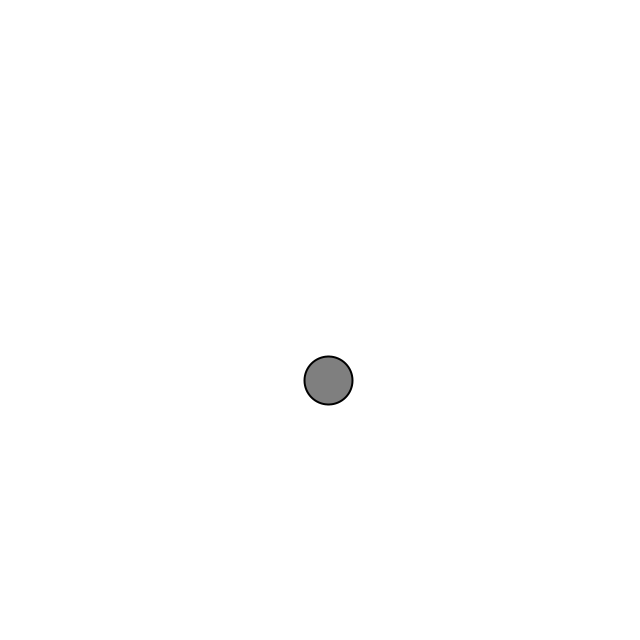
Frame 1 (no input)
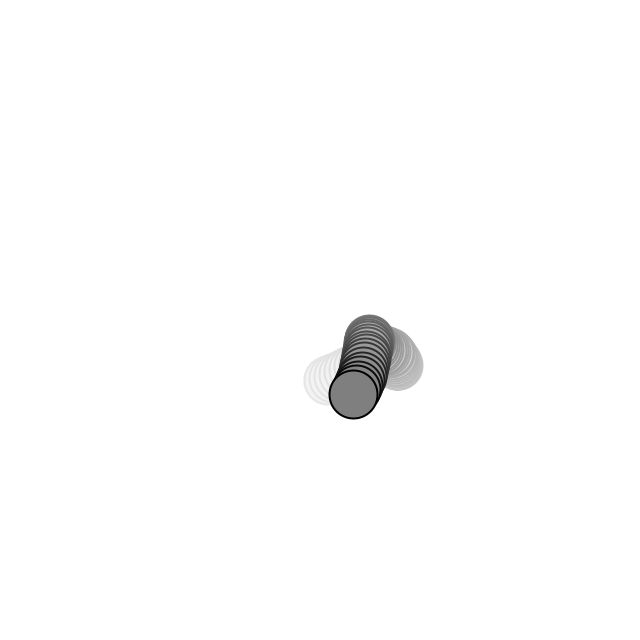
Frame 60 (the mouse pressed at the canvas centre just before this capture)
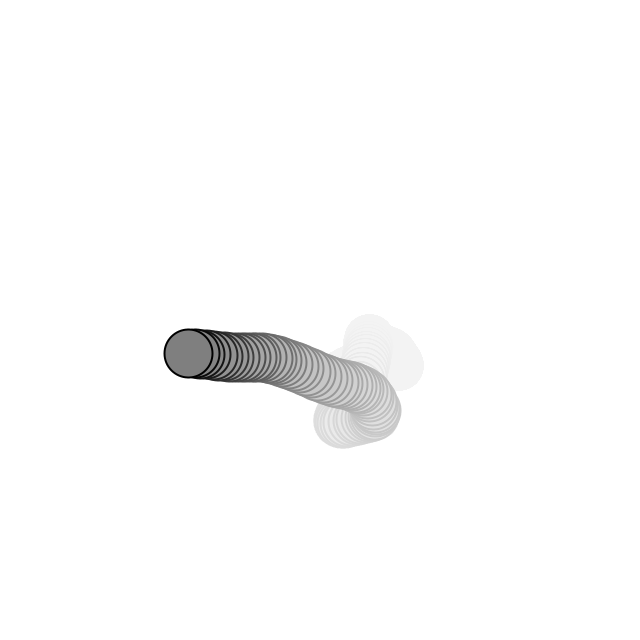
Frame 120 (the mouse held since frame 60 and released just before this capture)

The Processing sketch that drew these frames (run headless with seeded random() and noise(); from frame 60 on, the mouse is pressed at the canvas centre):

// Processing sketch: chp00_06
// ── chp00_06.pde
Walker w;

void setup() {
  size(640, 640);
  background(255);
  frameRate(30);

  // Create a walker object
  w = new Walker();
}

void draw() {
  // Run the walker object
  fill(255, 10);
  noStroke();
  rect(0,0,width,height);
  w.walk();
  w.display();
}
// ── Walker.pde
class Walker {
  
  PVector position;

  PVector noff;
  
  Walker() {
    position = new PVector(width/2, height/2);
    noff = new PVector(random(1000), random(1000));
  }
  
  void display() {
    strokeWeight(2);
    fill(127);
    stroke(0);
    ellipse(position.x, position.y, 48, 48);
  }
  
  void walk() {
    position.x = map(noise(noff.x), 0, 1, 0, width);
    position.y = map(noise(noff.y), 0, 1, 0, height);
    
    noff.add(0.01, 0.01, 0);
  }
}
